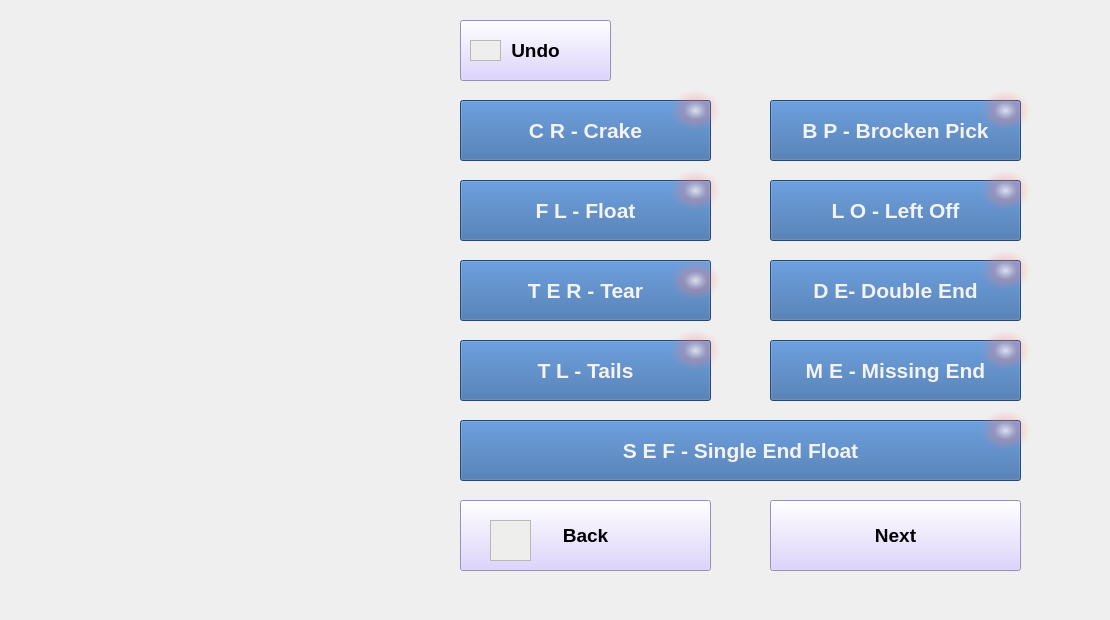
  <widget class="QWidget" name="MachineFault_2">
   <widget class="QLabel" name="Ma2Label">
    <property name="geometry">
     <rect>
      <x>0</x>
      <y>0</y>
      <width>1101</width>
      <height>611</height>
     </rect>
    </property>
    <property name="styleSheet">
     <string notr="true">border-image: url(:/newPrefix/Capture 11.JPG);</string>
    </property>
    <property name="text">
     <string>&lt;html&gt;&lt;head/&gt;&lt;body&gt;&lt;p&gt;&lt;br/&gt;&lt;/p&gt;&lt;p&gt;&lt;br/&gt;&lt;/p&gt;&lt;/body&gt;&lt;/html&gt;</string>
    </property>
   </widget>
   <widget class="QPushButton" name="SEFButton">
    <property name="geometry">
     <rect>
      <x>460</x>
      <y>420</y>
      <width>561</width>
      <height>61</height>
     </rect>
    </property>
    <property name="minimumSize">
     <size>
      <width>0</width>
      <height>0</height>
     </size>
    </property>
    <property name="sizeIncrement">
     <size>
      <width>0</width>
      <height>0</height>
     </size>
    </property>
    <property name="baseSize">
     <size>
      <width>0</width>
      <height>0</height>
     </size>
    </property>
    <property name="font">
     <font>
      <family>Arial</family>
      <pointsize>16</pointsize>
      <weight>75</weight>
      <bold>true</bold>
     </font>
    </property>
    <property name="styleSheet">
     <string notr="true">background-color: rgb(52, 101, 164);
color: rgb(243, 243, 243);</string>
    </property>
    <property name="text">
     <string>S E F - Single End Float</string>
    </property>
    <property name="iconSize">
     <size>
      <width>30</width>
      <height>30</height>
     </size>
    </property>
   </widget>
   <widget class="QLabel" name="SEFButton_value">
    <property name="geometry">
     <rect>
      <x>980</x>
      <y>410</y>
      <width>51</width>
      <height>41</height>
     </rect>
    </property>
    <property name="font">
     <font>
      <family>Arial</family>
      <pointsize>16</pointsize>
      <weight>75</weight>
      <bold>true</bold>
     </font>
    </property>
    <property name="styleSheet">
     <string notr="true">background-color: qradialgradient(spread:pad, cx:0.5, cy:0.5, radius:0.5, fx:0.5, fy:0.5, stop:0 rgba(255, 235, 235, 206), stop:0.35 rgba(255, 188, 188, 80), stop:0.4 rgba(255, 162, 162, 80), stop:0.425 rgba(255, 132, 132, 156), stop:0.44 rgba(252, 128, 128, 80), stop:1 rgba(255, 255, 255, 0));</string>
    </property>
    <property name="text">
     <string>&lt;html&gt;&lt;head/&gt;&lt;body&gt;&lt;p align=&quot;center&quot;&gt;&lt;br/&gt;&lt;/p&gt;&lt;/body&gt;&lt;/html&gt;</string>
    </property>
   </widget>
   <widget class="QPushButton" name="Nextbutton_2">
    <property name="geometry">
     <rect>
      <x>770</x>
      <y>500</y>
      <width>251</width>
      <height>71</height>
     </rect>
    </property>
    <property name="font">
     <font>
      <family>Arial</family>
      <pointsize>14</pointsize>
      <weight>75</weight>
      <bold>true</bold>
     </font>
    </property>
    <property name="styleSheet">
     <string notr="true">background-color: rgb(212, 199, 255);</string>
    </property>
    <property name="text">
     <string>Next</string>
    </property>
   </widget>
   <widget class="QLabel" name="TLButton_value">
    <property name="geometry">
     <rect>
      <x>670</x>
      <y>330</y>
      <width>51</width>
      <height>41</height>
     </rect>
    </property>
    <property name="font">
     <font>
      <family>Arial</family>
      <pointsize>16</pointsize>
      <weight>75</weight>
      <bold>true</bold>
     </font>
    </property>
    <property name="styleSheet">
     <string notr="true">background-color: qradialgradient(spread:pad, cx:0.5, cy:0.5, radius:0.5, fx:0.5, fy:0.5, stop:0 rgba(255, 235, 235, 206), stop:0.35 rgba(255, 188, 188, 80), stop:0.4 rgba(255, 162, 162, 80), stop:0.425 rgba(255, 132, 132, 156), stop:0.44 rgba(252, 128, 128, 80), stop:1 rgba(255, 255, 255, 0));</string>
    </property>
    <property name="text">
     <string>&lt;html&gt;&lt;head/&gt;&lt;body&gt;&lt;p align=&quot;center&quot;&gt;&lt;br/&gt;&lt;/p&gt;&lt;/body&gt;&lt;/html&gt;</string>
    </property>
   </widget>
   <widget class="QLabel" name="LOButton_value">
    <property name="geometry">
     <rect>
      <x>980</x>
      <y>170</y>
      <width>51</width>
      <height>41</height>
     </rect>
    </property>
    <property name="font">
     <font>
      <family>Arial</family>
      <pointsize>16</pointsize>
      <weight>75</weight>
      <bold>true</bold>
     </font>
    </property>
    <property name="styleSheet">
     <string notr="true">background-color: qradialgradient(spread:pad, cx:0.5, cy:0.5, radius:0.5, fx:0.5, fy:0.5, stop:0 rgba(255, 235, 235, 206), stop:0.35 rgba(255, 188, 188, 80), stop:0.4 rgba(255, 162, 162, 80), stop:0.425 rgba(255, 132, 132, 156), stop:0.44 rgba(252, 128, 128, 80), stop:1 rgba(255, 255, 255, 0));</string>
    </property>
    <property name="text">
     <string>&lt;html&gt;&lt;head/&gt;&lt;body&gt;&lt;p align=&quot;center&quot;&gt;&lt;br/&gt;&lt;/p&gt;&lt;/body&gt;&lt;/html&gt;</string>
    </property>
   </widget>
   <widget class="QLabel" name="DEButton_value">
    <property name="geometry">
     <rect>
      <x>980</x>
      <y>250</y>
      <width>51</width>
      <height>41</height>
     </rect>
    </property>
    <property name="font">
     <font>
      <family>Arial</family>
      <pointsize>16</pointsize>
      <weight>75</weight>
      <bold>true</bold>
     </font>
    </property>
    <property name="styleSheet">
     <string notr="true">background-color: qradialgradient(spread:pad, cx:0.5, cy:0.5, radius:0.5, fx:0.5, fy:0.5, stop:0 rgba(255, 235, 235, 206), stop:0.35 rgba(255, 188, 188, 80), stop:0.4 rgba(255, 162, 162, 80), stop:0.425 rgba(255, 132, 132, 156), stop:0.44 rgba(252, 128, 128, 80), stop:1 rgba(255, 255, 255, 0));</string>
    </property>
    <property name="text">
     <string>&lt;html&gt;&lt;head/&gt;&lt;body&gt;&lt;p align=&quot;center&quot;&gt;&lt;br/&gt;&lt;/p&gt;&lt;/body&gt;&lt;/html&gt;</string>
    </property>
   </widget>
   <widget class="QPushButton" name="backButtonMa_2">
    <property name="geometry">
     <rect>
      <x>460</x>
      <y>500</y>
      <width>251</width>
      <height>71</height>
     </rect>
    </property>
    <property name="font">
     <font>
      <family>Arial</family>
      <pointsize>14</pointsize>
      <weight>75</weight>
      <bold>true</bold>
     </font>
    </property>
    <property name="styleSheet">
     <string notr="true">background-color: rgb(212, 199, 255);</string>
    </property>
    <property name="text">
     <string>Back</string>
    </property>
   </widget>
   <widget class="QPushButton" name="LOButton">
    <property name="geometry">
     <rect>
      <x>770</x>
      <y>180</y>
      <width>251</width>
      <height>61</height>
     </rect>
    </property>
    <property name="minimumSize">
     <size>
      <width>0</width>
      <height>0</height>
     </size>
    </property>
    <property name="sizeIncrement">
     <size>
      <width>0</width>
      <height>0</height>
     </size>
    </property>
    <property name="baseSize">
     <size>
      <width>0</width>
      <height>0</height>
     </size>
    </property>
    <property name="font">
     <font>
      <family>Arial</family>
      <pointsize>16</pointsize>
      <weight>75</weight>
      <bold>true</bold>
     </font>
    </property>
    <property name="styleSheet">
     <string notr="true">background-color: rgb(52, 101, 164);
color: rgb(243, 243, 243);</string>
    </property>
    <property name="text">
     <string>L O - Left Off</string>
    </property>
    <property name="iconSize">
     <size>
      <width>30</width>
      <height>30</height>
     </size>
    </property>
   </widget>
   <widget class="QPushButton" name="DEButton">
    <property name="geometry">
     <rect>
      <x>770</x>
      <y>260</y>
      <width>251</width>
      <height>61</height>
     </rect>
    </property>
    <property name="minimumSize">
     <size>
      <width>0</width>
      <height>0</height>
     </size>
    </property>
    <property name="sizeIncrement">
     <size>
      <width>0</width>
      <height>0</height>
     </size>
    </property>
    <property name="baseSize">
     <size>
      <width>0</width>
      <height>0</height>
     </size>
    </property>
    <property name="font">
     <font>
      <family>Arial</family>
      <pointsize>16</pointsize>
      <weight>75</weight>
      <bold>true</bold>
     </font>
    </property>
    <property name="styleSheet">
     <string notr="true">background-color: rgb(52, 101, 164);
color: rgb(243, 243, 243);</string>
    </property>
    <property name="text">
     <string>D E- Double End</string>
    </property>
    <property name="iconSize">
     <size>
      <width>30</width>
      <height>30</height>
     </size>
    </property>
   </widget>
   <widget class="QPushButton" name="BPButton">
    <property name="geometry">
     <rect>
      <x>770</x>
      <y>100</y>
      <width>251</width>
      <height>61</height>
     </rect>
    </property>
    <property name="minimumSize">
     <size>
      <width>0</width>
      <height>0</height>
     </size>
    </property>
    <property name="sizeIncrement">
     <size>
      <width>0</width>
      <height>0</height>
     </size>
    </property>
    <property name="baseSize">
     <size>
      <width>0</width>
      <height>0</height>
     </size>
    </property>
    <property name="font">
     <font>
      <family>Arial</family>
      <pointsize>16</pointsize>
      <weight>75</weight>
      <bold>true</bold>
     </font>
    </property>
    <property name="styleSheet">
     <string notr="true">background-color: rgb(52, 101, 164);
color: rgb(243, 243, 243);</string>
    </property>
    <property name="text">
     <string>B P - Brocken Pick</string>
    </property>
    <property name="iconSize">
     <size>
      <width>30</width>
      <height>30</height>
     </size>
    </property>
   </widget>
   <widget class="QPushButton" name="Undo_Machine_2">
    <property name="geometry">
     <rect>
      <x>460</x>
      <y>20</y>
      <width>151</width>
      <height>61</height>
     </rect>
    </property>
    <property name="font">
     <font>
      <family>Arial</family>
      <pointsize>14</pointsize>
      <weight>75</weight>
      <bold>true</bold>
     </font>
    </property>
    <property name="styleSheet">
     <string notr="true">background-color: rgb(212, 199, 255);</string>
    </property>
    <property name="text">
     <string>Undo</string>
    </property>
   </widget>
   <widget class="QPushButton" name="TERButton">
    <property name="geometry">
     <rect>
      <x>460</x>
      <y>260</y>
      <width>251</width>
      <height>61</height>
     </rect>
    </property>
    <property name="minimumSize">
     <size>
      <width>0</width>
      <height>0</height>
     </size>
    </property>
    <property name="sizeIncrement">
     <size>
      <width>0</width>
      <height>0</height>
     </size>
    </property>
    <property name="baseSize">
     <size>
      <width>0</width>
      <height>0</height>
     </size>
    </property>
    <property name="font">
     <font>
      <family>Arial</family>
      <pointsize>16</pointsize>
      <weight>75</weight>
      <bold>true</bold>
     </font>
    </property>
    <property name="styleSheet">
     <string notr="true">background-color: rgb(52, 101, 164);
color: rgb(243, 243, 243);</string>
    </property>
    <property name="text">
     <string>T E R - Tear</string>
    </property>
    <property name="iconSize">
     <size>
      <width>30</width>
      <height>30</height>
     </size>
    </property>
   </widget>
   <widget class="QLabel" name="FLButton_value">
    <property name="geometry">
     <rect>
      <x>670</x>
      <y>170</y>
      <width>51</width>
      <height>41</height>
     </rect>
    </property>
    <property name="font">
     <font>
      <family>Arial</family>
      <pointsize>16</pointsize>
      <weight>75</weight>
      <bold>true</bold>
     </font>
    </property>
    <property name="styleSheet">
     <string notr="true">background-color: qradialgradient(spread:pad, cx:0.5, cy:0.5, radius:0.5, fx:0.5, fy:0.5, stop:0 rgba(255, 235, 235, 206), stop:0.35 rgba(255, 188, 188, 80), stop:0.4 rgba(255, 162, 162, 80), stop:0.425 rgba(255, 132, 132, 156), stop:0.44 rgba(252, 128, 128, 80), stop:1 rgba(255, 255, 255, 0));</string>
    </property>
    <property name="text">
     <string>&lt;html&gt;&lt;head/&gt;&lt;body&gt;&lt;p align=&quot;center&quot;&gt;&lt;br/&gt;&lt;/p&gt;&lt;/body&gt;&lt;/html&gt;</string>
    </property>
   </widget>
   <widget class="QLabel" name="BPButton_value">
    <property name="geometry">
     <rect>
      <x>980</x>
      <y>90</y>
      <width>51</width>
      <height>41</height>
     </rect>
    </property>
    <property name="font">
     <font>
      <family>Arial</family>
      <pointsize>16</pointsize>
      <weight>75</weight>
      <bold>true</bold>
     </font>
    </property>
    <property name="styleSheet">
     <string notr="true">background-color: qradialgradient(spread:pad, cx:0.5, cy:0.5, radius:0.5, fx:0.5, fy:0.5, stop:0 rgba(255, 235, 235, 206), stop:0.35 rgba(255, 188, 188, 80), stop:0.4 rgba(255, 162, 162, 80), stop:0.425 rgba(255, 132, 132, 156), stop:0.44 rgba(252, 128, 128, 80), stop:1 rgba(255, 255, 255, 0));</string>
    </property>
    <property name="text">
     <string>&lt;html&gt;&lt;head/&gt;&lt;body&gt;&lt;p align=&quot;center&quot;&gt;&lt;br/&gt;&lt;/p&gt;&lt;/body&gt;&lt;/html&gt;</string>
    </property>
   </widget>
   <widget class="QPushButton" name="FLButton">
    <property name="geometry">
     <rect>
      <x>460</x>
      <y>180</y>
      <width>251</width>
      <height>61</height>
     </rect>
    </property>
    <property name="minimumSize">
     <size>
      <width>0</width>
      <height>0</height>
     </size>
    </property>
    <property name="sizeIncrement">
     <size>
      <width>0</width>
      <height>0</height>
     </size>
    </property>
    <property name="baseSize">
     <size>
      <width>0</width>
      <height>0</height>
     </size>
    </property>
    <property name="font">
     <font>
      <family>Arial</family>
      <pointsize>16</pointsize>
      <weight>75</weight>
      <bold>true</bold>
     </font>
    </property>
    <property name="styleSheet">
     <string notr="true">background-color: rgb(52, 101, 164);
color: rgb(243, 243, 243);</string>
    </property>
    <property name="text">
     <string>F L - Float</string>
    </property>
    <property name="iconSize">
     <size>
      <width>30</width>
      <height>30</height>
     </size>
    </property>
   </widget>
   <widget class="QLabel" name="TERButton_value">
    <property name="geometry">
     <rect>
      <x>670</x>
      <y>260</y>
      <width>51</width>
      <height>41</height>
     </rect>
    </property>
    <property name="font">
     <font>
      <family>Arial</family>
      <pointsize>16</pointsize>
      <weight>75</weight>
      <bold>true</bold>
     </font>
    </property>
    <property name="styleSheet">
     <string notr="true">background-color: qradialgradient(spread:pad, cx:0.5, cy:0.5, radius:0.5, fx:0.5, fy:0.5, stop:0 rgba(255, 235, 235, 206), stop:0.35 rgba(255, 188, 188, 80), stop:0.4 rgba(255, 162, 162, 80), stop:0.425 rgba(255, 132, 132, 156), stop:0.44 rgba(252, 128, 128, 80), stop:1 rgba(255, 255, 255, 0));</string>
    </property>
    <property name="text">
     <string>&lt;html&gt;&lt;head/&gt;&lt;body&gt;&lt;p align=&quot;center&quot;&gt;&lt;br/&gt;&lt;/p&gt;&lt;/body&gt;&lt;/html&gt;</string>
    </property>
   </widget>
   <widget class="QPushButton" name="MEButton">
    <property name="geometry">
     <rect>
      <x>770</x>
      <y>340</y>
      <width>251</width>
      <height>61</height>
     </rect>
    </property>
    <property name="minimumSize">
     <size>
      <width>0</width>
      <height>0</height>
     </size>
    </property>
    <property name="sizeIncrement">
     <size>
      <width>0</width>
      <height>0</height>
     </size>
    </property>
    <property name="baseSize">
     <size>
      <width>0</width>
      <height>0</height>
     </size>
    </property>
    <property name="font">
     <font>
      <family>Arial</family>
      <pointsize>16</pointsize>
      <weight>75</weight>
      <bold>true</bold>
     </font>
    </property>
    <property name="styleSheet">
     <string notr="true">background-color: rgb(52, 101, 164);
color: rgb(243, 243, 243);</string>
    </property>
    <property name="text">
     <string>M E - Missing End</string>
    </property>
    <property name="iconSize">
     <size>
      <width>30</width>
      <height>30</height>
     </size>
    </property>
   </widget>
   <widget class="QPushButton" name="TLButton">
    <property name="geometry">
     <rect>
      <x>460</x>
      <y>340</y>
      <width>251</width>
      <height>61</height>
     </rect>
    </property>
    <property name="minimumSize">
     <size>
      <width>0</width>
      <height>0</height>
     </size>
    </property>
    <property name="sizeIncrement">
     <size>
      <width>0</width>
      <height>0</height>
     </size>
    </property>
    <property name="baseSize">
     <size>
      <width>0</width>
      <height>0</height>
     </size>
    </property>
    <property name="font">
     <font>
      <family>Arial</family>
      <pointsize>16</pointsize>
      <weight>75</weight>
      <bold>true</bold>
     </font>
    </property>
    <property name="styleSheet">
     <string notr="true">background-color: rgb(52, 101, 164);
color: rgb(243, 243, 243);</string>
    </property>
    <property name="text">
     <string>T L - Tails</string>
    </property>
    <property name="iconSize">
     <size>
      <width>30</width>
      <height>30</height>
     </size>
    </property>
   </widget>
   <widget class="QPushButton" name="CRButton">
    <property name="geometry">
     <rect>
      <x>460</x>
      <y>100</y>
      <width>251</width>
      <height>61</height>
     </rect>
    </property>
    <property name="minimumSize">
     <size>
      <width>0</width>
      <height>0</height>
     </size>
    </property>
    <property name="sizeIncrement">
     <size>
      <width>0</width>
      <height>0</height>
     </size>
    </property>
    <property name="baseSize">
     <size>
      <width>0</width>
      <height>0</height>
     </size>
    </property>
    <property name="font">
     <font>
      <family>Arial</family>
      <pointsize>16</pointsize>
      <weight>75</weight>
      <bold>true</bold>
     </font>
    </property>
    <property name="styleSheet">
     <string notr="true">background-color: rgb(52, 101, 164);
color: rgb(243, 243, 243);</string>
    </property>
    <property name="text">
     <string>C R - Crake</string>
    </property>
    <property name="iconSize">
     <size>
      <width>30</width>
      <height>30</height>
     </size>
    </property>
   </widget>
   <widget class="QLabel" name="CRButton_value">
    <property name="geometry">
     <rect>
      <x>670</x>
      <y>90</y>
      <width>51</width>
      <height>41</height>
     </rect>
    </property>
    <property name="font">
     <font>
      <family>Arial</family>
      <pointsize>16</pointsize>
      <weight>75</weight>
      <bold>true</bold>
     </font>
    </property>
    <property name="styleSheet">
     <string notr="true">background-color: qradialgradient(spread:pad, cx:0.5, cy:0.5, radius:0.5, fx:0.5, fy:0.5, stop:0 rgba(255, 235, 235, 206), stop:0.35 rgba(255, 188, 188, 80), stop:0.4 rgba(255, 162, 162, 80), stop:0.425 rgba(255, 132, 132, 156), stop:0.44 rgba(252, 128, 128, 80), stop:1 rgba(255, 255, 255, 0));</string>
    </property>
    <property name="text">
     <string>&lt;html&gt;&lt;head/&gt;&lt;body&gt;&lt;p align=&quot;center&quot;&gt;&lt;br/&gt;&lt;/p&gt;&lt;/body&gt;&lt;/html&gt;</string>
    </property>
   </widget>
   <widget class="QLabel" name="MEButton_value">
    <property name="geometry">
     <rect>
      <x>980</x>
      <y>330</y>
      <width>51</width>
      <height>41</height>
     </rect>
    </property>
    <property name="font">
     <font>
      <family>Arial</family>
      <pointsize>16</pointsize>
      <weight>75</weight>
      <bold>true</bold>
     </font>
    </property>
    <property name="styleSheet">
     <string notr="true">background-color: qradialgradient(spread:pad, cx:0.5, cy:0.5, radius:0.5, fx:0.5, fy:0.5, stop:0 rgba(255, 235, 235, 206), stop:0.35 rgba(255, 188, 188, 80), stop:0.4 rgba(255, 162, 162, 80), stop:0.425 rgba(255, 132, 132, 156), stop:0.44 rgba(252, 128, 128, 80), stop:1 rgba(255, 255, 255, 0));</string>
    </property>
    <property name="text">
     <string>&lt;html&gt;&lt;head/&gt;&lt;body&gt;&lt;p align=&quot;center&quot;&gt;&lt;br/&gt;&lt;/p&gt;&lt;/body&gt;&lt;/html&gt;</string>
    </property>
   </widget>
   <widget class="QFrame" name="UndoMac2Frame">
    <property name="geometry">
     <rect>
      <x>470</x>
      <y>40</y>
      <width>31</width>
      <height>21</height>
     </rect>
    </property>
    <property name="styleSheet">
     <string notr="true">border-image: url(:/newPrefix/Undo-icon.png);
background-color: rgb(238, 238, 236);


</string>
    </property>
    <property name="frameShape">
     <enum>QFrame::StyledPanel</enum>
    </property>
    <property name="frameShadow">
     <enum>QFrame::Raised</enum>
    </property>
   </widget>
   <widget class="QFrame" name="SavMa2frame">
    <property name="geometry">
     <rect>
      <x>490</x>
      <y>520</y>
      <width>41</width>
      <height>41</height>
     </rect>
    </property>
    <property name="styleSheet">
     <string notr="true">border-image: url(:/newPrefix/Save-icon.png);
background-color: rgb(238, 238, 236);


</string>
    </property>
    <property name="frameShape">
     <enum>QFrame::StyledPanel</enum>
    </property>
    <property name="frameShadow">
     <enum>QFrame::Raised</enum>
    </property>
   </widget>
   <zorder>Ma2Label</zorder>
   <zorder>SEFButton</zorder>
   <zorder>SEFButton_value</zorder>
   <zorder>Nextbutton_2</zorder>
   <zorder>backButtonMa_2</zorder>
   <zorder>LOButton</zorder>
   <zorder>DEButton</zorder>
   <zorder>BPButton</zorder>
   <zorder>Undo_Machine_2</zorder>
   <zorder>TERButton</zorder>
   <zorder>BPButton_value</zorder>
   <zorder>FLButton</zorder>
   <zorder>TERButton_value</zorder>
   <zorder>MEButton</zorder>
   <zorder>TLButton</zorder>
   <zorder>CRButton</zorder>
   <zorder>CRButton_value</zorder>
   <zorder>MEButton_value</zorder>
   <zorder>FLButton_value</zorder>
   <zorder>LOButton_value</zorder>
   <zorder>DEButton_value</zorder>
   <zorder>TLButton_value</zorder>
   <zorder>UndoMac2Frame</zorder>
   <zorder>SavMa2frame</zorder>
  </widget>
